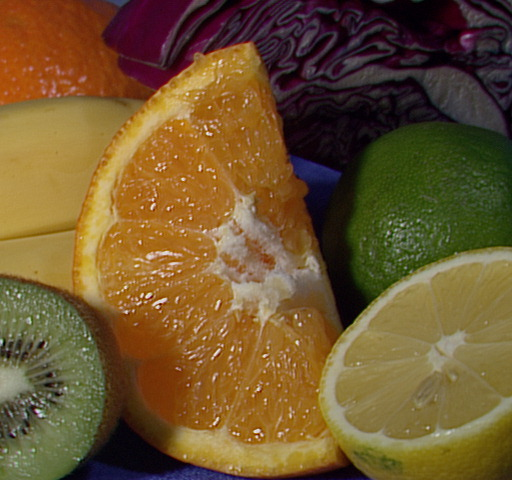
//> input picture chap1_1/fruits.jpg, 512 x 480 px
$ ./problem1_1   (built with g++ and OpenCV 4)
//> lines starting //> are read from the running program, lines starting //| are printed output that depends on the picture
#include <opencv2/opencv.hpp>
#include <stdio.h>

#define FLAG 1 // (0: direct access / 1: built-in function)

char *preset_file = "fruits.jpg";

void convertColorToGray(cv::Mat &input, cv::Mat &processed);
void convertSmoothing(cv::Mat &input, cv::Mat &processed);
void getEdge(cv::Mat &input, cv::Mat &processed);

int main(int argc, char *argv[])
{
  char *input_file;
  // 1. prepare Mat objects for input-image and output-image
  /* hatena */
  cv::Mat input, processed;

  if(argc == 2){
    input_file = argv[1];
  }
  else{
    input_file = preset_file;
  }

  // 2. read an image from the specified file
  /* hatena */
  input = cv::imread(input_file, 1);
//> input is the input picture: 480 rows x 512 cols, CV_8UC3; mean B, G, R 46.2, 85.6, 110.8

  if(input.empty()){
    fprintf(stderr, "cannot open %s\n", input_file);
    exit(0);
  }

  convertColorToGray(input, processed);
  //convertSmoothing(input, processed);
  getEdge(input, processed);


  // 5. create windows
  /* hatena */
  cv::namedWindow("original image", 1);
  /* hatena */
  cv::namedWindow("processed image", 1);

  // 6. show images
  /* hatena */
  cv::imshow("original image", input);
  cv::imshow("processed image", processed);
  /* hatena */

  // 7. wait key input
  /* hatena */
  cv::waitKey(0);

  // 8. save the processed result
  /* hatena */
  cv::imwrite("result/1_1_edge.jpg", processed);

  return 0;
}


void convertColorToGray(cv::Mat &input, cv::Mat &processed)
{
#if FLAG // use built-in function

  //4. convert color to gray
  cv::Mat temp;
  std::vector<cv::Mat> planes;
  cv::cvtColor(input, temp, CV_BGR2YCrCb);
//> temp: 480 rows x 512 cols, CV_8UC3; mean of channels 0, 1, 2 88.7, 143.8, 104
  cv::split(temp, planes);
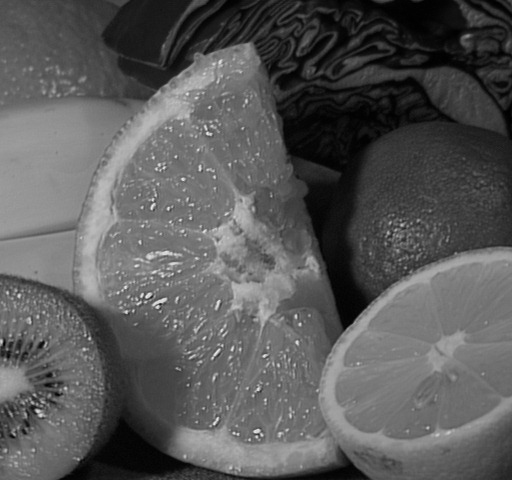
//> planes[0]: 480 rows x 512 cols, CV_8UC1; min 0, max 238, mean 88.7
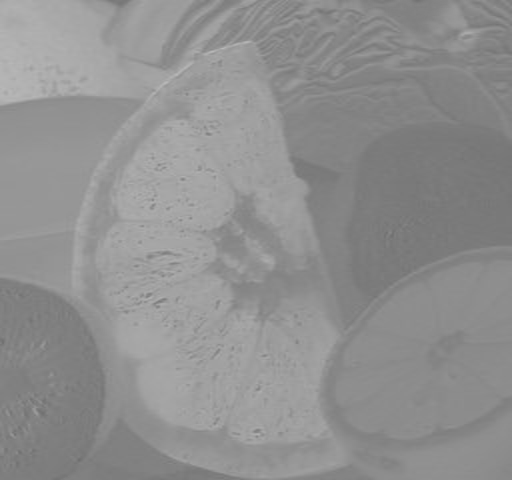
//> planes[1]: 480 rows x 512 cols, CV_8UC1; min 111, max 185, mean 143.8
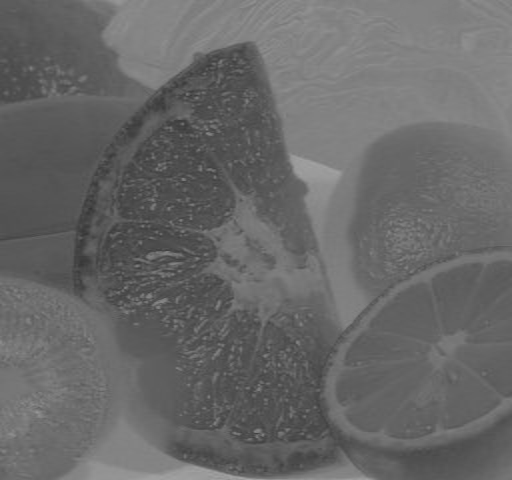
//> planes[2]: 480 rows x 512 cols, CV_8UC1; min 51, max 169, mean 104
  processed = planes[0];

#else

  // 3. create Mat for output-image
  cv::Size s = input.size();
  processed.create(s, CV_8UC1);

  for(int j = 0; j < s.height; j++){
    uchar *ptr1, *ptr2;
    ptr1 = input.ptr<uchar>(j);
    ptr2 = processed.ptr<uchar>(j);

    //4. convert color to gray
    for(int i = 0; i < s.width; i++){
      double y = 0.114 * ((double)ptr1[0]) + 0.587 * (double)ptr1[1] + 0.299 * (double)ptr1[2];

      if(y > 255) y = 255;
      if(y < 0) y = 0;

      *ptr2 = (uchar)y;
      ptr1 += 3;
      ptr2++;
    }
  }
#endif
}


void convertSmoothing(cv::Mat &input, cv::Mat &processed)
{
#if FLAG // use built-in function

  //4. convert color to gray
  cv::GaussianBlur(input, processed, cv::Size(101, 101), 10);

#else

#endif
}


void getEdge(cv::Mat &input, cv::Mat &processed)
{
#if FLAG // use built-in function
  cv::Mat temp;
  convertColorToGray(input, temp);
  cv::Sobel(temp, processed, -1,1,0);
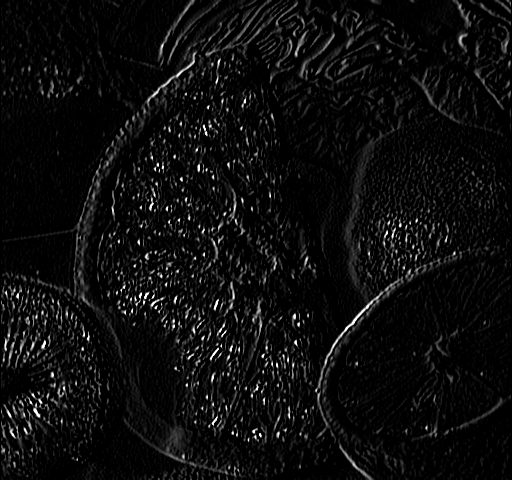
//> processed: 480 rows x 512 cols, CV_8UC1; min 0, max 255, mean 13

#else

#endif
}
